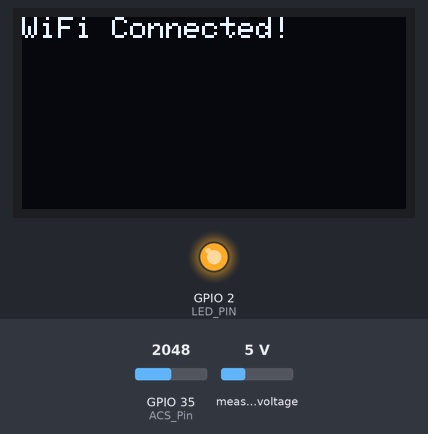
Bench run of a sketch on a simulated ESP32. Parts: 128×64 one-colour display, output pins drawn as LEDs (lit = HIGH). The test bench sets the inputs (shaded band); at power-on: measured voltage 5 V, GPIO 35 (ACS_Pin) = 2048. WiFi joins after 1.5 s; servers stay silent unless stated; the display library's start-up logo is not drawn; uploads are accepted with an empty reply; what the sketch prints to the serial monitor is not drawn.

Above: at 3.7 s.
At 6.8 s:
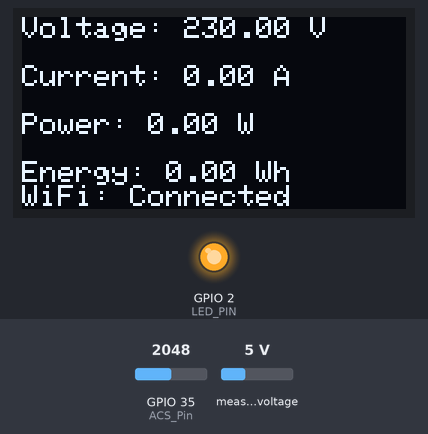
6.9 s: measured voltage set to 0.3 V
At 8.0 s:
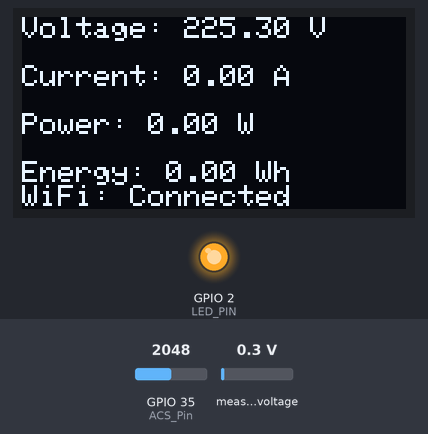
8.4 s: measured voltage set to 3.8 V
At 10.7 s:
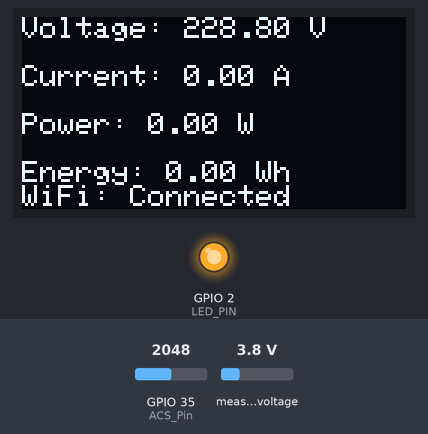
11.0 s: measured voltage set to 7.5 V
At 12.6 s:
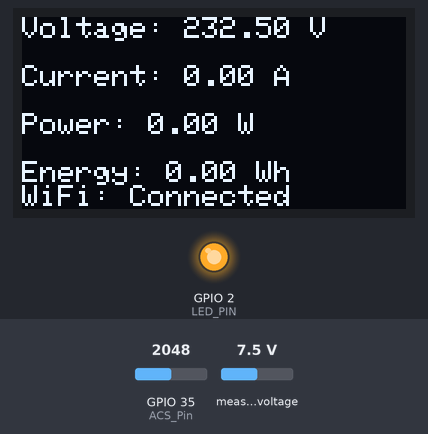
Timing chart, 0 to 14.1 s (numbered marks = the images above; inputs shaded):
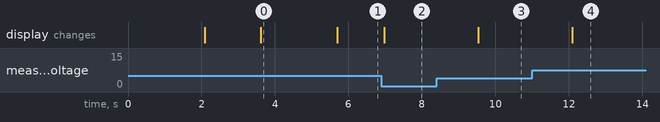

The sketch:

final_code_for_nadim_vai.ino
```cpp
#include <WiFi.h>
#include <HTTPClient.h>
#include <ZMPT101B.h>
#include <Wire.h>
#include <Adafruit_GFX.h>
#include <Adafruit_SSD1306.h>

// WiFi credentials
const char* ssid = "BSMRSTU@WIFI";
const char* password = "ict@bsmrstu";

// Google script ID
String GOOGLE_SCRIPT_ID = "AKfycbxhoJ24-nnzBLPm_TMYX9_pZPwFj4ELpQdNjlb203L7wbHlg6QFGNd0Incer9uBl6Ep";

// OLED Display SDA and SCL pins
#define OLED_SDA 4
#define OLED_SCL 5

// OLED Display setup
#define SCREEN_WIDTH 128
#define SCREEN_HEIGHT 64
#define OLED_RESET    -1
Adafruit_SSD1306 display(SCREEN_WIDTH, SCREEN_HEIGHT, &Wire, OLED_RESET);

// Sensor and pin definitions
#define SAMPLES 300  // Number of samples for current sensor reading
#define ACS_Pin 35   // ACS712 current sensor pin for ESP32
#define SENSITIVITY 500.0f  // Sensitivity for voltage sensor
#define VREF 3.3
int vsensor = 34;  // Voltage sensor pin
ZMPT101B voltageSensor(vsensor, 50.0);

float correctionfactor = 0; // Set to 0 for initial testing
float Wh = 0;
unsigned long last_time = 0;
unsigned long current_time = 0;

float High_peak = 0;
float Low_peak = 4095;
float Amps_RMS;

#define LED_PIN 2  // Onboard LED pin

bool wifiConnected = false;  // Wi-Fi connection status

void setup() {
  Serial.begin(115200);
  pinMode(LED_PIN, OUTPUT);
  pinMode(ACS_Pin, INPUT);
  voltageSensor.setSensitivity(SENSITIVITY);

  // Initialize I2C and OLED
  Wire.begin(OLED_SDA, OLED_SCL);
  if (!display.begin(SSD1306_SWITCHCAPVCC, 0x3C)) {
    Serial.println(F("SSD1306 allocation failed"));
    for (;;);
  }
  display.display();
  delay(2000);
  display.clearDisplay();

  // Attempt to connect to WiFi
  connectToWiFi();
}

void loop() {
  float ACcurrent = readACCurrentValue();  // Get AC current
  float acvoltage = voltageSensor.getRmsVoltage();  // Get AC voltage
  float P = acvoltage * ACcurrent;  // Calculate power

  last_time = current_time;
  current_time = millis();
  Wh = Wh + P * ((current_time - last_time) / 3600000.0);  // Calculate energy in Wh

  // Display data on OLED
  displayData(acvoltage, ACcurrent, P, Wh);

  // If WiFi is connected, send data to Google Sheets
  if (wifiConnected) {
    sendDataToGoogleSheets(acvoltage, ACcurrent, P, Wh);
  }

  delay(1000);
}

void connectToWiFi() {
  // Attempt to connect to WiFi
  WiFi.begin(ssid, password);
  display.clearDisplay();
  display.setTextSize(1);
  display.setTextColor(WHITE);
  display.setCursor(0, 0);
  display.println("Connecting to WiFi...");
  display.display();

  unsigned long startAttemptTime = millis();

  while (WiFi.status() != WL_CONNECTED && millis() - startAttemptTime < 10000) {  // 10-second timeout
    delay(500);
    Serial.print(".");
  }

  if (WiFi.status() == WL_CONNECTED) {
    wifiConnected = true;
    display.clearDisplay();
    display.setCursor(0, 0);
    display.println("WiFi Connected!");
    display.display();
    digitalWrite(LED_PIN, HIGH);  // Turn on LED to indicate connection
    delay(2000);  // Show the WiFi connected message for 2 seconds
  } else {
    wifiConnected = false;
    Serial.println("WiFi connection failed.");
    display.clearDisplay();
    display.setCursor(0, 0);
    display.println("WiFi Not Connected");
    display.display();
    delay(2000);  // Show the WiFi not connected message for 2 seconds
  }
}

float readACCurrentValue() {
  read_Amps();  // Calculate the RMS current using ACS712 sensor
  return Amps_RMS;  // Return the RMS current
}

void read_Amps() {
  int cnt;
  High_peak = 0;
  Low_peak = 4095;

  for (cnt = 0; cnt < SAMPLES; cnt++) {
    float ACS_Value = analogRead(ACS_Pin);  // Read current sensor value
    if (ACS_Value > High_peak) {
      High_peak = ACS_Value;
    }
    if (ACS_Value < Low_peak) {
      Low_peak = ACS_Value;
    }
  }

  Amps_RMS = (High_peak - Low_peak) * 0.3536 * 0.06;  // Calculate RMS current
}

void displayData(float voltage, float current, float power, float energy) {
  display.clearDisplay();
  display.setTextSize(1);
  display.setTextColor(WHITE);

  display.setCursor(0, 0);
  display.print("Voltage: ");
  display.print(voltage);
  display.println(" V");

  display.setCursor(0, 16);
  display.print("Current: ");
  display.print(current);
  display.println(" A");

  display.setCursor(0, 32);
  display.print("Power: ");
  display.print(power);
  display.println(" W");

  display.setCursor(0, 48);
  display.print("Energy: ");
  display.print(energy);
  display.println(" Wh");

  // Display WiFi connection status
  display.setCursor(0, 56);
  if (wifiConnected) {
    display.print("WiFi: Connected");
  } else {
    display.print("WiFi: Not Connected");
  }

  display.display();
}

void sendDataToGoogleSheets(float voltage, float current, float power, float energy) {
  String urlFinal = "https://script.google.com/macros/s/" + GOOGLE_SCRIPT_ID + "/exec?"
                    + "voltage=" + String(voltage) + "&current=" + String(current)
                    + "&power=" + String(power) + "&units=" + String(energy);

  HTTPClient http;
  http.begin(urlFinal.c_str());
  int httpCode = http.GET();
  if (httpCode > 0) {
    String payload = http.getString();
    Serial.println("Payload: " + payload);
  }
  http.end();
}
```

Measured:
- after the input at 6.9 s, the display: changes after 0.07 s (image 2)
- after the input at 8.4 s, the display: changes after 1.1 s (image 3)
- after the input at 11.0 s, the display: changes after 1.1 s (image 4)
- what the display in image 0 shows lasts 2.1 s, from 3.6 s to 5.7 s
